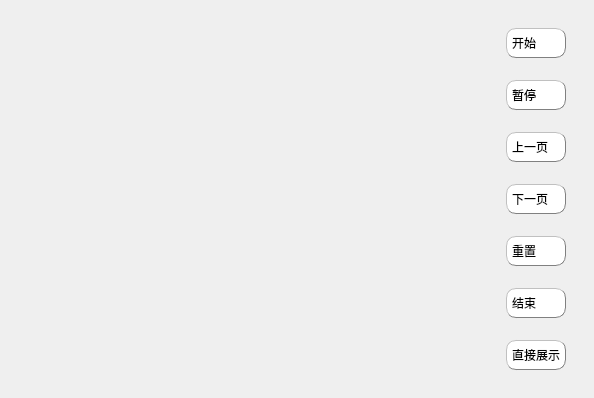
<?xml version="1.0" encoding="UTF-8"?>
<ui version="4.0">
 <class>MatCurve</class>
 <widget class="QWidget" name="MatCurve">
  <property name="geometry">
   <rect>
    <x>0</x>
    <y>0</y>
    <width>594</width>
    <height>395</height>
   </rect>
  </property>
  <property name="windowTitle">
   <string>Form</string>
  </property>
  <layout class="QHBoxLayout" name="horizontalLayout_2" stretch="10,1">
   <item>
    <widget class="CurveGroup" name="widget" native="true">
     <property name="sizePolicy">
      <sizepolicy hsizetype="Expanding" vsizetype="Expanding">
       <horstretch>0</horstretch>
       <verstretch>0</verstretch>
      </sizepolicy>
     </property>
     <layout class="QHBoxLayout" name="horizontalLayout"/>
    </widget>
   </item>
   <item>
    <widget class="QWidget" name="widget_3" native="true">
     <property name="sizePolicy">
      <sizepolicy hsizetype="Expanding" vsizetype="Expanding">
       <horstretch>0</horstretch>
       <verstretch>0</verstretch>
      </sizepolicy>
     </property>
     <layout class="QVBoxLayout" name="verticalLayout" stretch="10,1,10,1,10,1,10,1,10,1,10,1,10">
      <item>
       <widget class="QPushButton" name="pushButton">
        <property name="sizePolicy">
         <sizepolicy hsizetype="Expanding" vsizetype="Expanding">
          <horstretch>0</horstretch>
          <verstretch>0</verstretch>
         </sizepolicy>
        </property>
        <property name="styleSheet">
         <string notr="true">
QPushButton {


 
            text-align: left;
            padding-left: 20px;
            qproperty-icon: url(:/res/Icon/8666551_play_circle_icon.png);
       

       
    border-radius: 10px;
    padding: 5px;
    background-color: white;
	color: black;
	border: 1px solid gray;
	/* 设置阴影效果 */
   
    border-style: outset;
    border-width: 1px;
    
    /*padding: 4px;*/
    margin: 8px;
    qproperty-shadow: 5px 5px 5px rgba(0, 0, 0, 150);
}

QPushButton:hover {
    background-color: #aaa;
}

QPushButton:pressed {
    background-color: #888;
}

 QPushButton::icon {
            width: 16px;
            height: 16px;
            margin-right: 8px;
        }


</string>
        </property>
        <property name="text">
         <string>开始</string>
        </property>
       </widget>
      </item>
      <item>
       <spacer name="verticalSpacer">
        <property name="orientation">
         <enum>Qt::Vertical</enum>
        </property>
        <property name="sizeHint" stdset="0">
         <size>
          <width>20</width>
          <height>40</height>
         </size>
        </property>
       </spacer>
      </item>
      <item>
       <widget class="QPushButton" name="pushButton_5">
        <property name="sizePolicy">
         <sizepolicy hsizetype="Expanding" vsizetype="Expanding">
          <horstretch>0</horstretch>
          <verstretch>0</verstretch>
         </sizepolicy>
        </property>
        <property name="styleSheet">
         <string notr="true">
QPushButton {


 
            text-align: left;
            padding-left: 20px;
          qproperty-icon: url(:/res/Icon/8666549_pause_circle_icon.png);
       

       
    border-radius: 10px;
    padding: 5px;
    background-color: white;
	color: black;
	border: 1px solid gray;
	/* 设置阴影效果 */
   
    border-style: outset;
    border-width: 1px;
    
    /*padding: 4px;*/
    margin: 8px;
    qproperty-shadow: 5px 5px 5px rgba(0, 0, 0, 150);
}

QPushButton:hover {
    background-color: #aaa;
}

QPushButton:pressed {
    background-color: #888;
}

 QPushButton::icon {
            width: 16px;
            height: 16px;
            margin-right: 8px;
        }


</string>
        </property>
        <property name="text">
         <string>暂停</string>
        </property>
       </widget>
      </item>
      <item>
       <spacer name="verticalSpacer_2">
        <property name="orientation">
         <enum>Qt::Vertical</enum>
        </property>
        <property name="sizeHint" stdset="0">
         <size>
          <width>20</width>
          <height>40</height>
         </size>
        </property>
       </spacer>
      </item>
      <item>
       <widget class="QPushButton" name="pushButton_2">
        <property name="sizePolicy">
         <sizepolicy hsizetype="Expanding" vsizetype="Expanding">
          <horstretch>0</horstretch>
          <verstretch>0</verstretch>
         </sizepolicy>
        </property>
        <property name="styleSheet">
         <string notr="true">
QPushButton {


 
            text-align: left;
            padding-left: 20px;
            qproperty-icon: url(:/res/Icon/8666655_arrow_left_circle_icon.png);
       

       
    border-radius: 10px;
    padding: 5px;
    background-color: white;
	color: black;
	border: 1px solid gray;
	/* 设置阴影效果 */
   
    border-style: outset;
    border-width: 1px;
    
    /*padding: 4px;*/
    margin: 8px;
    qproperty-shadow: 5px 5px 5px rgba(0, 0, 0, 150);
}

QPushButton:hover {
    background-color: #aaa;
}

QPushButton:pressed {
    background-color: #888;
}

 QPushButton::icon {
            width: 16px;
            height: 16px;
            margin-right: 8px;
        }


</string>
        </property>
        <property name="text">
         <string>上一页</string>
        </property>
       </widget>
      </item>
      <item>
       <spacer name="verticalSpacer_3">
        <property name="orientation">
         <enum>Qt::Vertical</enum>
        </property>
        <property name="sizeHint" stdset="0">
         <size>
          <width>20</width>
          <height>40</height>
         </size>
        </property>
       </spacer>
      </item>
      <item>
       <widget class="QPushButton" name="pushButton_3">
        <property name="sizePolicy">
         <sizepolicy hsizetype="Expanding" vsizetype="Expanding">
          <horstretch>0</horstretch>
          <verstretch>0</verstretch>
         </sizepolicy>
        </property>
        <property name="styleSheet">
         <string notr="true">
QPushButton {


 
            text-align: left;
            padding-left: 20px;
 qproperty-icon: url(:/res/Icon/8666670_arrow_right_circle_icon.png);
       

       
    border-radius: 10px;
    padding: 5px;
    background-color: white;
	color: black;
	border: 1px solid gray;
	/* 设置阴影效果 */
   
    border-style: outset;
    border-width: 1px;
    
    /*padding: 4px;*/
    margin: 8px;
    qproperty-shadow: 5px 5px 5px rgba(0, 0, 0, 150);
}

QPushButton:hover {
    background-color: #aaa;
}

QPushButton:pressed {
    background-color: #888;
}

 QPushButton::icon {
            width: 16px;
            height: 16px;
            margin-right: 8px;
        }


</string>
        </property>
        <property name="text">
         <string>下一页</string>
        </property>
       </widget>
      </item>
      <item>
       <spacer name="verticalSpacer_4">
        <property name="orientation">
         <enum>Qt::Vertical</enum>
        </property>
        <property name="sizeHint" stdset="0">
         <size>
          <width>20</width>
          <height>40</height>
         </size>
        </property>
       </spacer>
      </item>
      <item>
       <widget class="QPushButton" name="pushButton_4">
        <property name="sizePolicy">
         <sizepolicy hsizetype="Expanding" vsizetype="Expanding">
          <horstretch>0</horstretch>
          <verstretch>0</verstretch>
         </sizepolicy>
        </property>
        <property name="styleSheet">
         <string notr="true">
QPushButton {


 
            text-align: left;
            padding-left: 20px;
            qproperty-icon: url(:/res/Icon/8666721_rotate_ccw_icon.png);
       

       
    border-radius: 10px;
    padding: 5px;
    background-color: white;
	color: black;
	border: 1px solid gray;
	/* 设置阴影效果 */
   
    border-style: outset;
    border-width: 1px;
    
    /*padding: 4px;*/
    margin: 8px;
    qproperty-shadow: 5px 5px 5px rgba(0, 0, 0, 150);
}

QPushButton:hover {
    background-color: #aaa;
}

QPushButton:pressed {
    background-color: #888;
}

 QPushButton::icon {
            width: 16px;
            height: 16px;
            margin-right: 8px;
        }


</string>
        </property>
        <property name="text">
         <string>重置</string>
        </property>
       </widget>
      </item>
      <item>
       <spacer name="verticalSpacer_5">
        <property name="orientation">
         <enum>Qt::Vertical</enum>
        </property>
        <property name="sizeHint" stdset="0">
         <size>
          <width>20</width>
          <height>40</height>
         </size>
        </property>
       </spacer>
      </item>
      <item>
       <widget class="QPushButton" name="pushButton_6">
        <property name="sizePolicy">
         <sizepolicy hsizetype="Expanding" vsizetype="Expanding">
          <horstretch>0</horstretch>
          <verstretch>0</verstretch>
         </sizepolicy>
        </property>
        <property name="styleSheet">
         <string notr="true">
QPushButton {


 
            text-align: left;
            padding-left: 20px;
            qproperty-icon: url(:/res/Icon/8666692_power_icon.png);
       

       
    border-radius: 10px;
    padding: 5px;
    background-color: white;
	color: black;
	border: 1px solid gray;
	/* 设置阴影效果 */
   
    border-style: outset;
    border-width: 1px;
    
    /*padding: 4px;*/
    margin: 8px;
    qproperty-shadow: 5px 5px 5px rgba(0, 0, 0, 150);
}

QPushButton:hover {
    background-color: #aaa;
}

QPushButton:pressed {
    background-color: #888;
}

 QPushButton::icon {
            width: 16px;
            height: 16px;
            margin-right: 8px;
        }


</string>
        </property>
        <property name="text">
         <string>结束</string>
        </property>
       </widget>
      </item>
      <item>
       <spacer name="verticalSpacer_6">
        <property name="orientation">
         <enum>Qt::Vertical</enum>
        </property>
        <property name="sizeHint" stdset="0">
         <size>
          <width>20</width>
          <height>40</height>
         </size>
        </property>
       </spacer>
      </item>
      <item>
       <widget class="QPushButton" name="pushButton_7">
        <property name="sizePolicy">
         <sizepolicy hsizetype="Expanding" vsizetype="Expanding">
          <horstretch>0</horstretch>
          <verstretch>0</verstretch>
         </sizepolicy>
        </property>
        <property name="styleSheet">
         <string notr="true">
QPushButton {


 
            text-align: left;
            padding-left: 20px;
            qproperty-icon: url(:/res/Icon/8666634_play_icon.png);
       

       
    border-radius: 10px;
    padding: 5px;
    background-color: white;
	color: black;
	border: 1px solid gray;
	/* 设置阴影效果 */
   
    border-style: outset;
    border-width: 1px;
    
    /*padding: 4px;*/
    margin: 8px;
    qproperty-shadow: 5px 5px 5px rgba(0, 0, 0, 150);
}

QPushButton:hover {
    background-color: #aaa;
}

QPushButton:pressed {
    background-color: #888;
}

 QPushButton::icon {
            width: 16px;
            height: 16px;
            margin-right: 8px;
        }


</string>
        </property>
        <property name="text">
         <string>直接展示</string>
        </property>
       </widget>
      </item>
     </layout>
    </widget>
   </item>
  </layout>
 </widget>
 <customwidgets>
  <customwidget>
   <class>CurveGroup</class>
   <extends>QWidget</extends>
   <header>curvegroup.h</header>
   <container>1</container>
  </customwidget>
 </customwidgets>
 <resources/>
 <connections/>
</ui>
